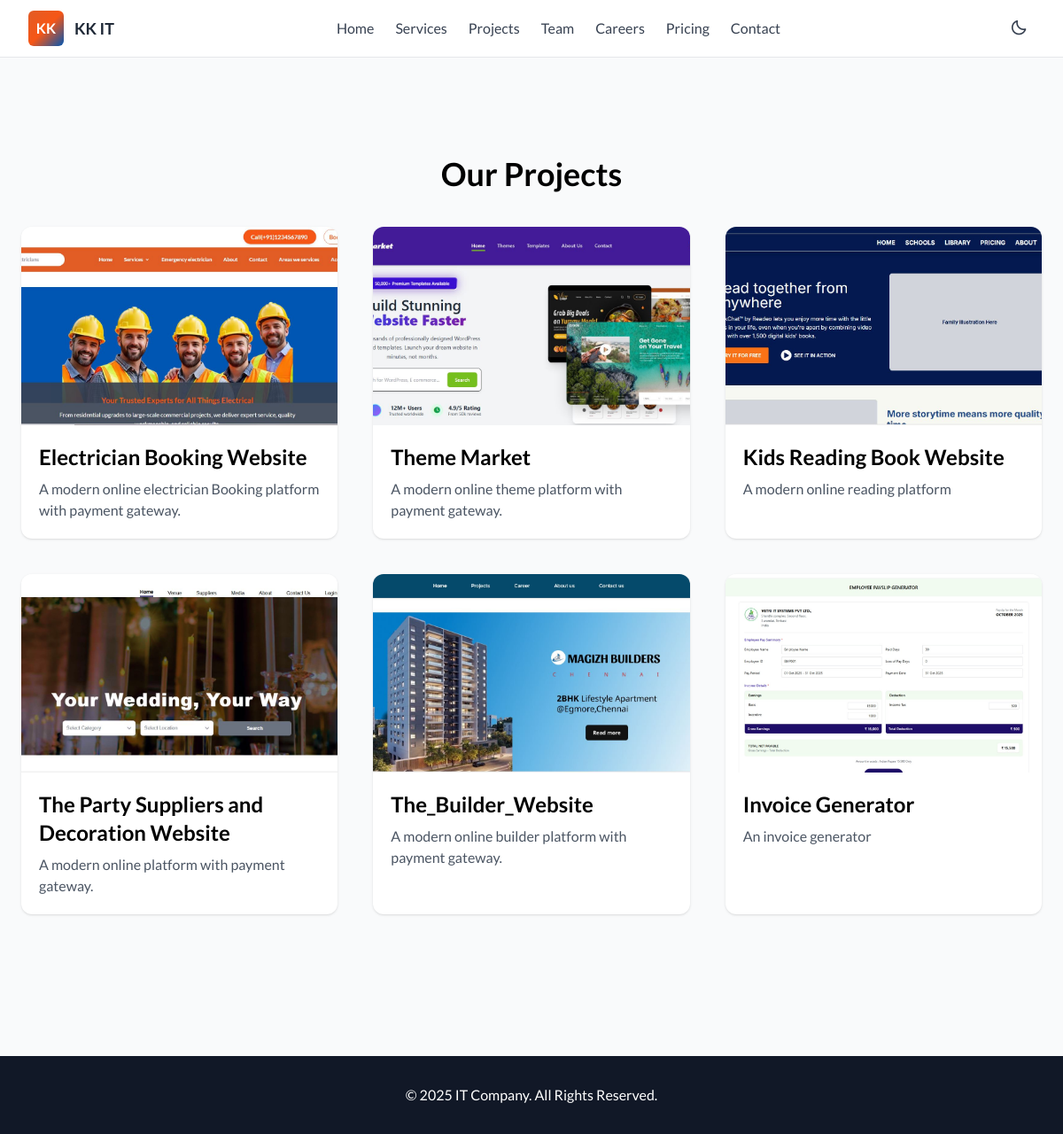
/projects/, run on the app's committed database.
### core/models.py (models this page shows, shortened)
class Project(models.Model):
    title = models.CharField(max_length=150)
    image = models.ImageField(upload_to="projects/")
    short_description = models.TextField()

### core/views.py (the view)
# urls.py: path('projects/', views.projects, name='projects'),   # if you already have projects view
def projects(request):
    context = {
        'projects': Project.objects.all()
    }
    return render(request, 'core/projects.html', context)

### core/templates/core/projects.html (shortened to what this page needs)
{% extends 'base.html' %}
{% block content %}
<section class="py-20">
    <h1 class="text-4xl font-bold text-center mb-10">Our Projects</h1>
    <div class="max-w-7xl mx-auto grid md:grid-cols-3 gap-10 px-6">
        {% for p in projects %}
        <div class="bg-white dark:bg-gray-900 shadow rounded-xl overflow-hidden">
            <img src="{{ p.image.url }}" class="w-full h-56 object-cover">
            <div class="p-5">
                <h3 class="text-2xl font-bold">{{ p.title }}</h3>
                <p class="mt-2 text-gray-600 dark:text-gray-300">{{ p.short_description }}</p>
            </div>
        </div>
        {% endfor %}
    </div>
</section>
{% endblock %}

### core/templates/base.html (shortened to what this page needs)
{% load static %}
<!DOCTYPE html>
<html lang="en" class="scroll-smooth">
<head>
  <script src="https://cdn.tailwindcss.com"></script>
  <link href="https://unpkg.com/boxicons@2.1.4/css/boxicons.min.css" rel="stylesheet">
  <link href="https://cdnjs.cloudflare.com/ajax/libs/aos/2.3.4/aos.css" rel="stylesheet">
  <link rel="stylesheet" href="{% static 'core/css/style.css' %}">
</head>
<body class="font-lato bg-gray-50 dark:bg-gray-900 dark:text-white transition-all duration-300">
  {% include 'includes/navbar.html' %}
  <main class="pt-24">
    {% block content %}{% endblock %}
  </main>
  {% include 'includes/footer.html' %}
</body>
</html>

### core/templates/includes/navbar.html (shortened to what this page needs)
<nav class="fixed w-full z-50 bg-white/90 dark:bg-gray-900/90 backdrop-blur-sm border-b">
  <div class="max-w-7xl mx-auto px-4 sm:px-6 lg:px-8">
    <div class="flex items-center justify-between h-16">
      <div class="flex items-center gap-3">
        <a href="/" class="flex items-center gap-3">
          <div class="w-10 h-10 rounded-md bg-gradient-to-br from-[#E25C26] via-[#F65616] to-[#0056B3] flex items-center justify-center text-white font-bold">KK</div>
          <span class="text-lg font-semibold text-gray-800 dark:text-white">KK IT</span>
        </a>
      </div>
      <div class="hidden md:flex items-center gap-6">
        <a href="/" class="text-gray-700 dark:text-gray-200 hover:text-[#E25C26]">Home</a>
        <a href="{% url 'services' %}" class="text-gray-700 dark:text-gray-200 hover:text-[#E25C26]">Services</a>
        <a href="{% url 'projects' %}" class="text-gray-700 dark:text-gray-200 hover:text-[#E25C26]">Projects</a>
        <a href="{% url 'team' %}" class="text-gray-700 dark:text-gray-200 hover:text-[#E25C26]">Team</a>
        <a href="{% url 'career' %}" class="text-gray-700 dark:text-gray-200 hover:text-[#E25C26]">Careers</a>
        <a href="{% url 'pricing' %}" class="text-gray-700 dark:text-gray-200 hover:text-[#E25C26]">Pricing</a>
        <a href="{% url 'contact' %}" class="text-gray-700 dark:text-gray-200 hover:text-[#E25C26]">Contact</a>
      </div>
      <div class="flex items-center gap-3">
        <button id="dark-toggle" aria-label="Toggle dark mode" class="p-2 rounded-md text-xl text-gray-700 dark:text-gray-200">
          <i id="dark-icon" class='bx bx-moon'></i>
        </button>
      </div>
    </div>
  </div>
</nav>

### core/templates/includes/footer.html
<footer class="bg-gray-900 text-white py-8 mt-20">
    <div class="max-w-7xl mx-auto text-center">
        <p>© 2025 IT Company. All Rights Reserved.</p>
    </div>
</footer>

### core/static/core/css/style.css (style rules this page uses)
:root { --accent-1: #E25C26; --accent-2: #F65616; --accent-3: #0056B3; --muted: #6B7280; }
.font-lato { font-family: 'Lato', system-ui, -apple-system, "Segoe UI", Roboto, "Helvetica Neue", Arial; }

### data on the page
Project: image (picture), title "Electrician Booking Website", short_description "A modern online electrician Booking platform with payment gateway."
Project: image (picture), title "Theme Market", short_description "A modern online theme platform with payment gateway."
Project: image (picture), title "Kids Reading Book Website", short_description "A modern online reading platform"
Project: image (picture), title "The Party Suppliers and Decoration Website", short_description "A modern online platform with payment gateway."
Project: image (picture), title "The_Builder_Website", short_description "A modern online builder platform with payment gateway."
Project: image (picture), title "Invoice Generator", short_description "An invoice generator"
